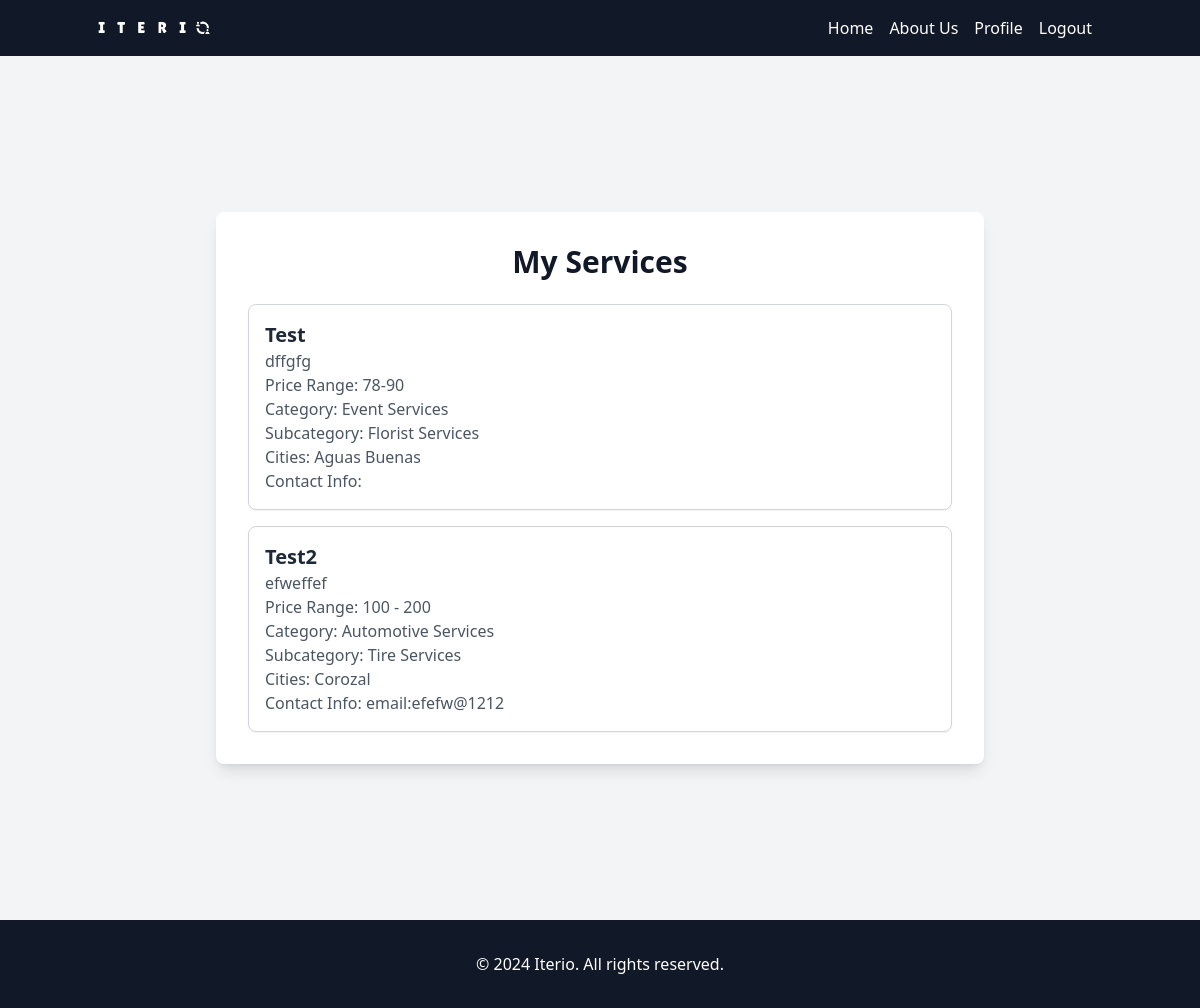
Before: /my-services/ (signed in) with the older database file.
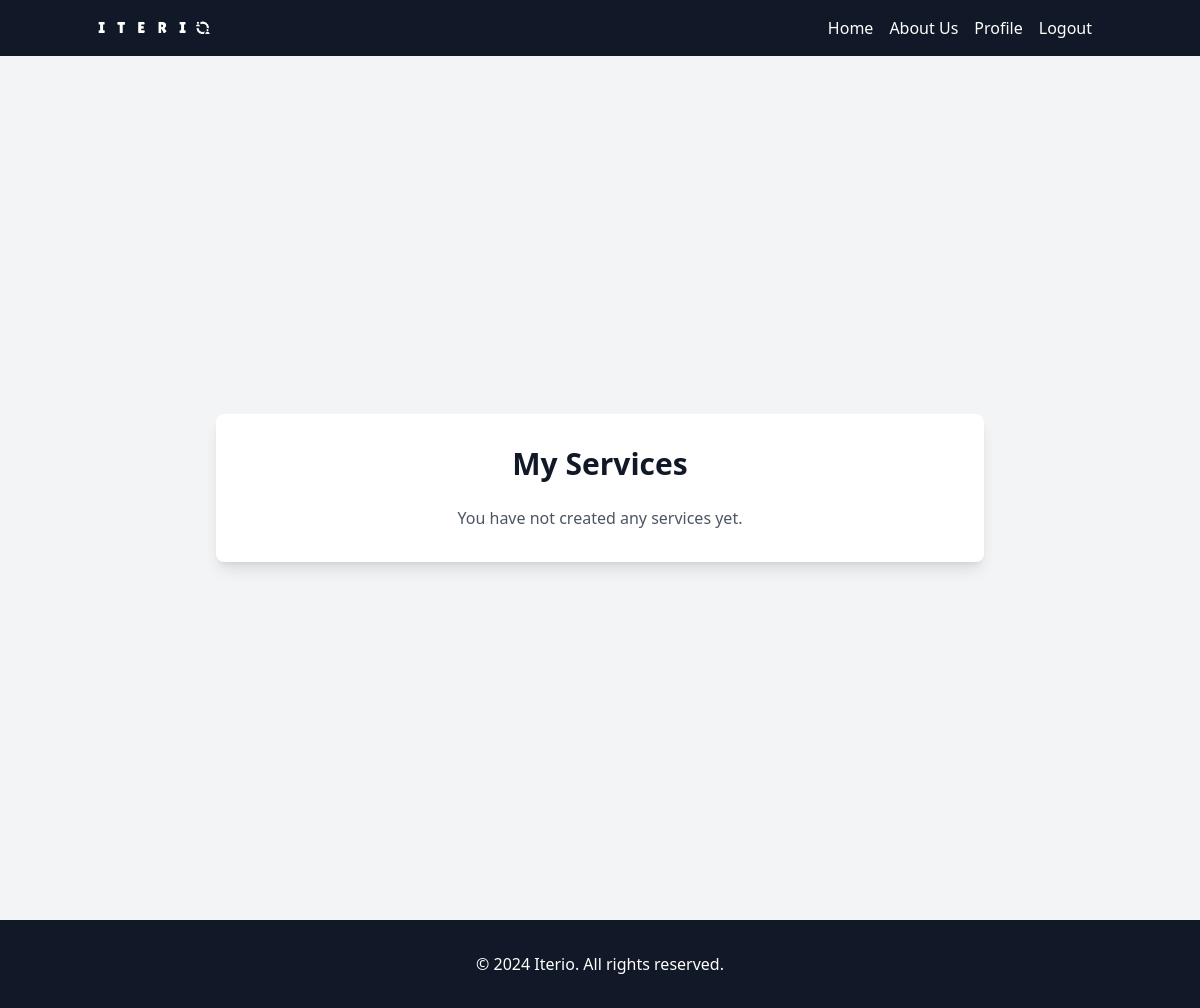
After: the same page with the newer database file.
### iterio_app/models.py (models this page shows, shortened)
class Service(models.Model):
    name = models.CharField(max_length=100)
    description = models.TextField()
    price_range = models.CharField(max_length=100, blank=True)
    category = models.ForeignKey(Category, on_delete=models.CASCADE, related_name='services', default=11)
    subcategory = models.ForeignKey(SubCategory, on_delete=models.CASCADE, related_name='services')
    cities = models.ManyToManyField(City, related_name='services')
    picture = models.ImageField(upload_to='service_pictures', blank=True, null=True)
    contact_info = models.TextField(blank=True)

class Category(models.Model):
    name = models.CharField(max_length=100)
    class Meta:
        verbose_name_plural = 'Categories'

class SubCategory(models.Model):
    name = models.CharField(max_length=100)
    category = models.ForeignKey(Category, on_delete=models.CASCADE, related_name='subcategories')
    class Meta:
        verbose_name_plural = 'Sub-categories'

class City(models.Model):
    name = models.CharField(max_length=100, unique=True)

### iterio_app/views.py (the view)
# urls.py: path('my-services/', views.my_services, name='my_services'),
def my_services(request):
    user = request.user
    service_provider = ServiceProvider.objects.get(user=user)
    services = service_provider.services.all()
    return render(request, 'iterio_app/my_services.html', {'services': services})

### iterio_app/templates/iterio_app/my_services.html (shortened to what this page needs)
{% extends 'main.html' %}
{% load static %}
{% load static tailwind_tags %}
{% block content %}
<div class="bg-gray-100 min-h-screen flex items-center justify-center">
    <div class="max-w-3xl w-full bg-white p-8 rounded-lg shadow-lg">
        <h1 class="text-3xl font-bold text-gray-900 mb-6 text-center">My Services</h1>
        {% if services %}
            <div class="space-y-4">
                {% for service in services %}
                    <div class="border border-gray-300 p-4 rounded-lg shadow-sm">
                        <h2 class="text-xl font-bold text-gray-800">{{ service.name }}</h2>
                        <p class="text-gray-600">{{ service.description }}</p>
                        <p class="text-gray-600">Price Range: {{ service.price_range }}</p>
                        <p class="text-gray-600">Category: {{ service.category.name }}</p>
                        <p class="text-gray-600">Subcategory: {{ service.subcategory.name }}</p>
                        <p class="text-gray-600">Cities: {% for city in service.cities.all %}{{ city.name }}{% if not forloop.last %}, {% endif %}{% endfor %}</p>
                        <p class="text-gray-600">Contact Info: {{ service.contact_info }}</p>
                    </div>
                {% endfor %}
            </div>
        {% else %}
            <p class="text-gray-600 text-center">You have not created any services yet.</p>
        {% endif %}
    </div>
</div>
{% endblock %}

### templates/main.html (shortened to what this page needs)
<!DOCTYPE html>
{% load static %}
{% load static tailwind_tags %}
<html lang="en">
<head>
    {% tailwind_css %}
</head>
<body class="font-sans text-gray-900 leading-normal antialiased bg-gray-100">
    {% include 'navbar.html' %}
    <div class="container mx-auto px-4 py-8">
        {% block content %}
        {% endblock %}
    </div>
    <footer class="bg-gray-900 text-white py-8">
        <div class="container mx-auto px-4">
            <p class="text-center">&copy; 2024 Iterio. All rights reserved.</p>
        </div>
    </footer>
</body>
</html>

### templates/navbar.html (shortened to what this page needs)
{% load static %}
{% load static tailwind_tags %}
{% tailwind_css %}
<nav class="bg-gray-900 py-1">
    <div class="container mx-auto px-1">
        <div class="flex items-center justify-between">
            <a href="{% url 'home' %}" class="text-white">
                <img src="{% static '/images/iterio-logo3.png' %}" alt="Iterio Logo" class="h-12" />
            </a>
            <ul class="flex items-center space-x-4">
                <li>
                    <a href="{% url 'home' %}" class="text-white hover:text-gray-300">Home</a>
                </li>
                <li>
                    <a href="{% url 'about' %}" class="text-white hover:text-gray-300">About Us</a>
                </li>
                {% if user.is_authenticated %}
                <li>
                    <a href="{% url 'profile' %}" class="text-white hover:text-gray-300">Profile</a>
                </li>
                <li>
                    <a href="{% url 'logout' %}" class="text-white hover:text-gray-300">Logout</a>
                </li>
                {% endif %}
            </ul>
        </div>
    </div>
</nav>

### templates/main.html (style rules this page uses)
html, body { height: 100%; }
body { display: flex; flex-direction: column; }

Changed rows visible on the page:
removed Service: name "Test", description "dffgfg", price_range "78-90", category.name "Event Services", subcategory.name "Florist Services"
no longer on this page (row unchanged): City: name "Aguas Buenas", shown under "Test"
removed Service: name "Test2", description "efweffef", price_range "100 - 200", category.name "Automotive Services", subcategory.name "Tire Services", contact_info "email:efefw@1212"
no longer on this page (row unchanged): City: name "Corozal", shown under "Test2"
Other visible differences:
text now shown: "You have not created any services yet."
